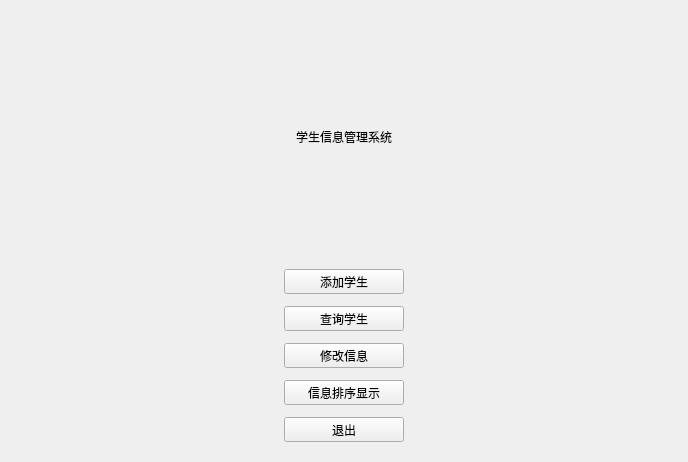
<?xml version="1.0" encoding="UTF-8"?>
<ui version="4.0">
 <class>MenuWidget</class>
 <widget class="QWidget" name="MenuWidget">
  <property name="geometry">
   <rect>
    <x>0</x>
    <y>0</y>
    <width>688</width>
    <height>462</height>
   </rect>
  </property>
  <property name="windowTitle">
   <string>学生信息管理系统</string>
  </property>
  <layout class="QGridLayout" name="gridLayout">
   <item row="0" column="0">
    <widget class="QLabel" name="label">
     <property name="maximumSize">
      <size>
       <width>240</width>
       <height>240</height>
      </size>
     </property>
     <property name="baseSize">
      <size>
       <width>0</width>
       <height>0</height>
      </size>
     </property>
     <property name="text">
      <string>学生信息管理系统</string>
     </property>
     <property name="alignment">
      <set>Qt::AlignCenter</set>
     </property>
    </widget>
   </item>
   <item row="1" column="0">
    <widget class="QPushButton" name="addButton">
     <property name="maximumSize">
      <size>
       <width>120</width>
       <height>25</height>
      </size>
     </property>
     <property name="text">
      <string>添加学生</string>
     </property>
    </widget>
   </item>
   <item row="2" column="0">
    <widget class="QPushButton" name="selectButton">
     <property name="maximumSize">
      <size>
       <width>120</width>
       <height>25</height>
      </size>
     </property>
     <property name="text">
      <string>查询学生</string>
     </property>
    </widget>
   </item>
   <item row="3" column="0">
    <widget class="QPushButton" name="modifyButton">
     <property name="maximumSize">
      <size>
       <width>120</width>
       <height>25</height>
      </size>
     </property>
     <property name="text">
      <string>修改信息</string>
     </property>
    </widget>
   </item>
   <item row="4" column="0">
    <widget class="QPushButton" name="sortButton">
     <property name="maximumSize">
      <size>
       <width>120</width>
       <height>25</height>
      </size>
     </property>
     <property name="text">
      <string>信息排序显示</string>
     </property>
    </widget>
   </item>
   <item row="5" column="0">
    <widget class="QPushButton" name="exitButton">
     <property name="maximumSize">
      <size>
       <width>120</width>
       <height>25</height>
      </size>
     </property>
     <property name="text">
      <string>退出</string>
     </property>
    </widget>
   </item>
  </layout>
 </widget>
 <resources/>
 <connections/>
</ui>
